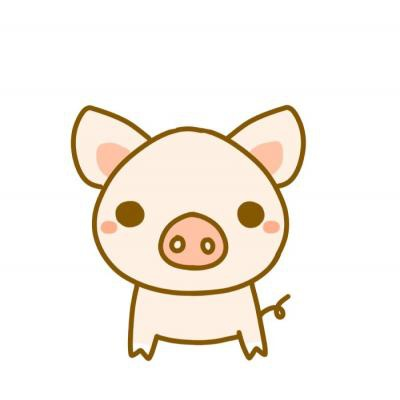
#> input picture An_practice/show.jpg, 400 x 400 px
$ jupyter execute '13图片的镜像.ipynb'
#> lines starting #> are read from the running program, lines starting #| are printed output that depends on the picture; after the words box and inside, x2 and y2 are one past the last pixel; in counts of white or black regions, pixels touching at a corner belong together
[cell 1]
#1 创建一个足够大的画板 宽不变 长*2
#2 将一幅图从前向后，从后向前绘制
#3 绘制中心分割线
import cv2
import numpy as np
img=cv2.imread('show.jpg',1)
#> img is the input picture: shape (400, 400, 3); mean B, G, R 233.8, 241.5, 247.3
cv2.imshow('src',img)
imgInfo=img.shape
#> imgInfo = (400, 400, 3)
height=imgInfo[0]
#> height = 400
width=imgInfo[1]
#> width = 400
deep=imgInfo[2]#每个像素有几种颜色组成
#> deep = 3
newImgInfo=(height*2,width,deep)
#> newImgInfo = (800, 400, 3)
dst=np.zeros(newImgInfo,np.uint8)
for i in range(0,height):
    for j in range(0,width):
        dst[i,j]=img[i,j]
        dst[height*2-i-1,j]=img[i,j]
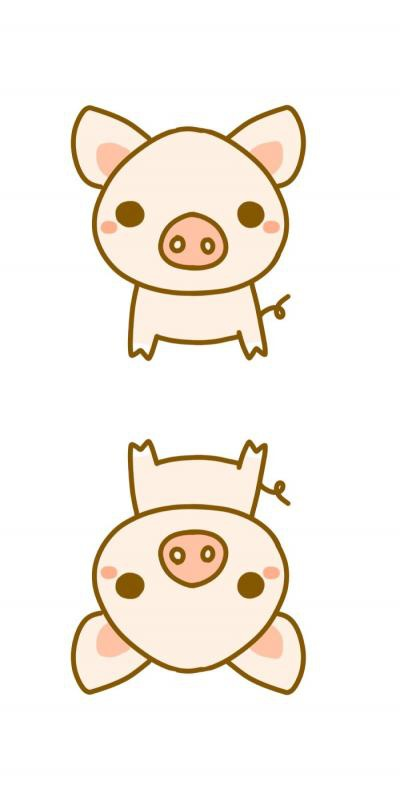
#> dst: shape (800, 400, 3); mean B, G, R 233.8, 241.5, 247.3
for i in range(0,width):
    dst[height,i]=(0,0,255)
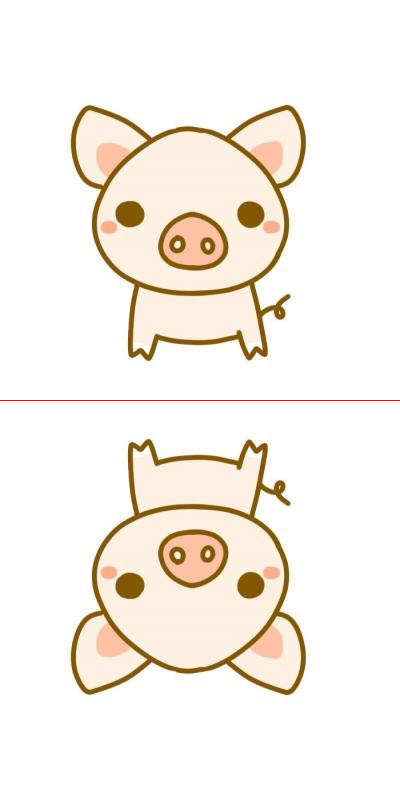
#> dst: shape (800, 400, 3); 0.12% of pixels changed, all inside (x1, y1, x2, y2) = (0, 400, 400, 401)
cv2.imshow('dst',dst)
cv2.waitKey(0)
